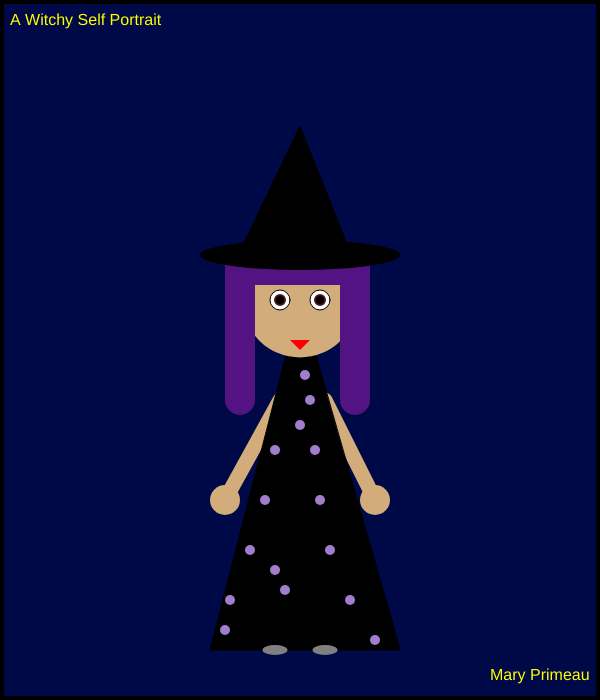
Frame 1 (no input)
Frame 60 (no input): identical to frame 1, image omitted
Frame 120 (the mouse pressed at the canvas centre since frame 60): identical to frame 1, image omitted

The p5.js sketch that drew this single still picture (run headless with seeded random() and noise() and a simulated clock; from frame 60 on, the mouse is pressed at the canvas centre):

// p5.js sketch
// ── sketch.js


function setup() {
    createCanvas(600, 700);
}

function draw() {
    push();
    background(50, 55, 100);
    pop();

    push();
    stroke('black');
    strokeWeight(4);
    fill(0,9,71);
    rect(2, 2, 596, 696);
    pop();

    // ** Arms **

    push();
    strokeWeight(15);
    stroke(211,172,124);
    line(280, 400, 225, 500);
    line(325, 400, 375, 500);
    pop();

    push();
    noStroke();
    fill(211,172,124);
    ellipse(225, 500, 30, 30);
    ellipse(375, 500, 30, 30);
    pop();


    // ** Dress **

        push();
        stroke('black');
        strokeWeight(1);
        fill('black');
        triangle(300, 300, 210, 650, 400, 650);
        pop();

        push();
        noStroke();
        fill(160,126,204);
        ellipse(300, 350, 10, 10);
        ellipse(305, 375, 10, 10);
        ellipse(310, 400, 10, 10);
        ellipse(315, 450, 10, 10);
        ellipse(320, 500, 10, 10);
        ellipse(330, 550, 10, 10);
        ellipse(350, 600, 10, 10);
        ellipse(375, 640, 10, 10);
        ellipse(300, 425, 10, 10);
        ellipse(285, 590, 10, 10);
        ellipse(275, 570, 10, 10);
        ellipse(275, 450, 10, 10);
        ellipse(265, 500, 10, 10);
        ellipse(250, 550, 10, 10);
        ellipse(230, 600, 10, 10);
        ellipse(225, 630, 10, 10);
        pop();

        // ** Face **

        push();
        noStroke();
        fill(211,172,124);
        ellipse(300, 300, 115, 115);
        pop();

        // ** Eyes **
        push();
        stroke('black');
        strokeWeight(1);
        fill('white');
        ellipse(280, 300, 20, 20);
        ellipse(320, 300, 20, 20);
        pop();

        push();
        stroke(80,21,21);
        strokeWeight(2);
        fill('black');
        ellipse(280, 300, 10, 10);
        ellipse(320, 300, 10, 10);
        pop();

        // ** Mouth **
        push();
        noStroke();
        fill('red');
        triangle(310, 340, 300, 350, 290, 340);
        pop();

        // ** Hair **

        push();
        noStroke();
        fill(84,19,131);
        rect(255,255,90,30);
        pop();

        push();
        strokeWeight(30);
        stroke(84,19,131);
        line(240, 260, 240, 400);
        line(355, 260, 355, 400);
        pop();



        // ** Hat **

        push();
        noStroke();
        fill('black');
        ellipse(300, 255, 200, 30);
        triangle(300, 125, 240, 250, 350, 250);

        pop();



        // ** Feet **
        push();

        noStroke();
        fill('gray');
        ellipse(275, 650, 25, 10);
        ellipse(325, 650, 25, 10);
        pop();

        //** Text **

        push();
        textSize(16);
        fill('yellow');
        text('Mary Primeau', 490, 680);
        pop();

        push();
        textSize(16);
        fill('yellow');
        text('A Witchy Self Portrait', 10, 25);
        pop();
}
